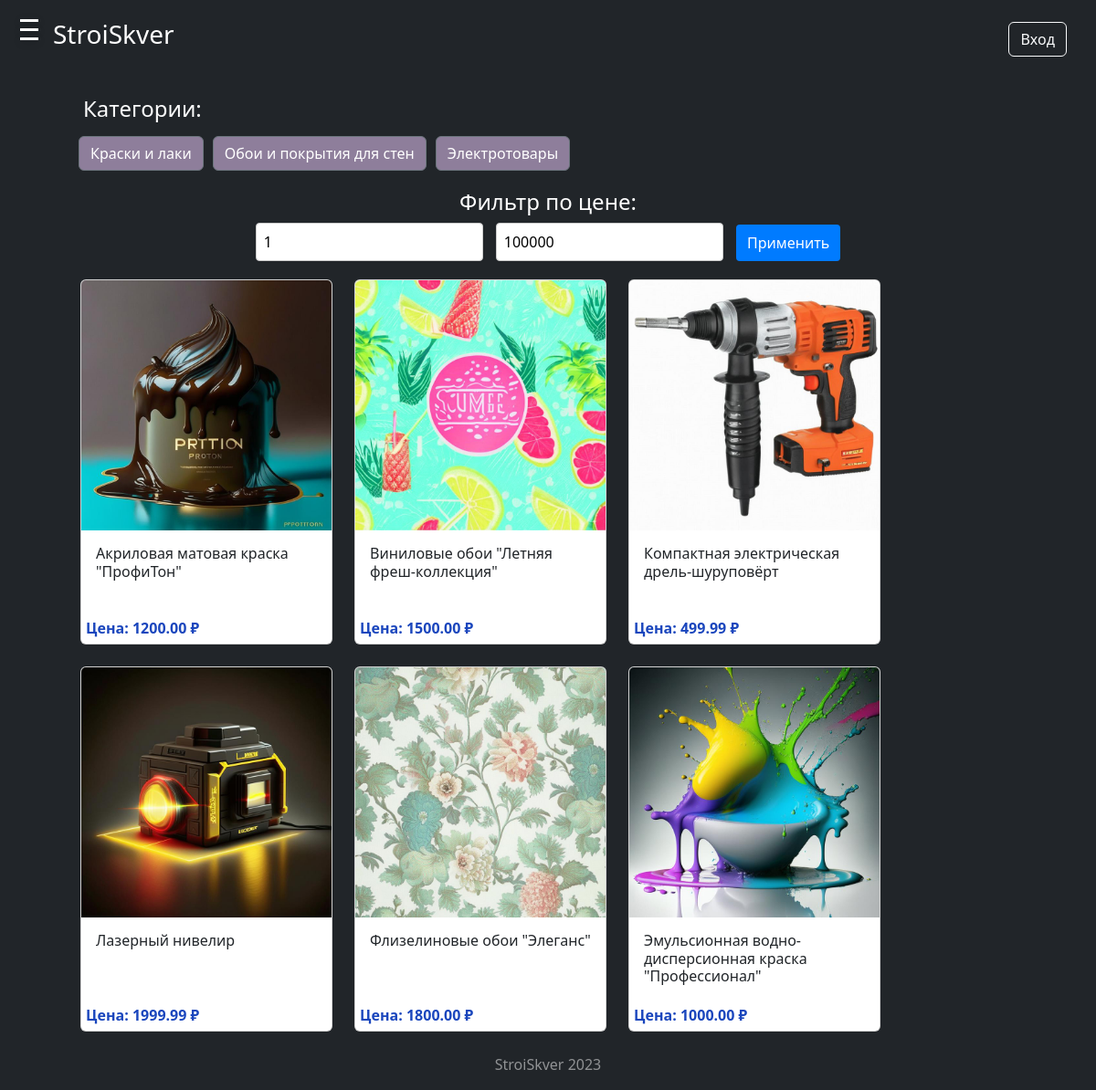
Screenshot of /buildingmaterials/pagematerials/all/filter/ with the database file from the repository.
### Buildingmaterials/models.py (models this page shows, shortened)
class Category(models.Model):
    name = models.CharField(max_length=200, db_index=True, primary_key=True)
    slug = models.SlugField(max_length=200, db_index=True, unique=True)
    class Meta:
        ordering = ('name',)
        verbose_name = 'Категория'
        verbose_name_plural = 'Категории'

class Product(models.Model):
    id = models.AutoField(primary_key=True)
    category = models.ForeignKey(Category, related_name='products', on_delete=models.CASCADE)
    name = models.CharField(max_length=200, db_index=True)
    slug = models.SlugField(max_length=200, db_index=True)
    image = models.ImageField(upload_to='images/', blank=True)
    description = models.TextField(blank=True)
    price = models.DecimalField(max_digits=10, decimal_places=2)
    class Meta:
        ordering = ('name',)
        index_together = (('id', 'slug'),)
    def get_absolute_url (self):
        return reverse ('product_detail',
                        args=[self.id, self.slug])

### Buildingmaterials/views.py (the view)
# urls.py: path('pagematerials/all/filter/', views.all_products_filter, name='all_products_filter'),
def all_products_filter(request):
    min_price = request.GET.get('min_price')
    max_price = request.GET.get('max_price')
    products = Product.objects.all()
    if min_price and max_price:
        products = products.filter(price__gte=min_price, price__lte=max_price)
    categories = Category.objects.all()  # Получаем все категории товаров
    return render(request, 'all_products_filter.html', {'products': products, 'categories': categories})

### Buildingmaterials/templates/Buildingmaterials/all_products_filter.html (shortened to what this page needs)
{% extends 'Core/base.html' %}
{% load static %}
{%block content%}
<div class="category-container">
  <h4 class="category-title">Категории:</h4>
  <div class="category-buttons">
    {% for category in categories %}
      <a href="{% url 'category_product_list' category.slug %}" class="btn btn-secondary">{{ category.name }}</a>
    {% endfor %}
  </div>
</div>
<div class="filter-container">
  <h4 class="filter-title">Фильтр по цене:</h4>
  <form action="{% url 'all_products_filter' %}" method="get" class="filter-form">
  <input type="number" name="min_price" placeholder="Мин. цена" value="1" class="filter-input">
  <input type="number" name="max_price" placeholder="Макс. цена" value="100000" class="filter-input">
  <button type="submit" class="btn btn-primary filter-button">Применить</button>
  </form>
</div>
<div class="row custom-row" style="margin-top: 20px; margin-left: 60px;">
  {% if products %}
  {% for product in products %}
  <div style="width: 300px;" class="col-md-4 mb-4">
    <a class="none-decoration" href="{{ product.get_absolute_url }}">
      <div style="height: 400px;" class="card">
        {% if product.image %}
        <div class="card-img-container">
          <img style="width: 100%;" src="{{ product.image.url }}" class="card-img-top imageproduct"
               alt="{{ product.name }}">
        </div>
        {% endif %}
        <div class="card-body">
          <h6 class="card-title">{{ product.name }}</h6>
          <p class="card-text">Цена: {{ product.price }} ₽</p>
        </div>
      </div>
    </a>
  </div>
  {% endfor %}
  {% else %}
    <h1>Ничего не найдено</h1>
    {% endif %}
</div>
{%endblock%}

### Buildingmaterials/templates/Buildingmaterials/all_products_filter.html (style rules this page uses)
.card-body { position: relative; }
.card-body p.card-text { color:#1a46bd; font-weight: bold; position: absolute; bottom: 0; left: 0; margin: 0; margin-left: 5px; margin-bottom: 5px; }
.card-body h6.card-title { margin: 0; margin: 0; text-align: left; text-decoration: none; }
.none-decoration { text-decoration: none; }
.card-img-container { width: 100%; max-width: 100%; }
.custom-row { display: flex; flex-wrap: wrap; align-items: flex-start; }
.category-container { width: calc(100% - 60px); margin-top: 20px; margin-left: 60px; display: flex; flex-direction: column; align-items: flex-start; padding: 10px; }
.category-title { margin: 5; }
.category-buttons { display: flex; margin-top: 10px; flex-wrap: wrap; align-items: flex-start; }
.category-buttons a { margin-right: 10px; background-color: #8e7e9b; margin-bottom: 10px; }
.filter-form { margin-bottom: 20px; }
.filter-input { padding: 8px; border: 1px solid #ccc; border-radius: 4px; margin-right: 10px; }
.filter-button { padding: 8px 12px; background-color: #007bff; color: #fff; border: none; border-radius: 4px; cursor: pointer; }

### rows the page displays
Category: name "Краски и лаки"
Category: name "Обои и покрытия для стен"
Category: name "Электротовары"
Product: image (picture), name "Акриловая матовая краска \"ПрофиТон\"", price "1200.00"
Product: image (picture), name "Виниловые обои \"Летняя фреш-коллекция\"", price "1500.00"
Product: image (picture), name "Компактная электрическая дрель-шуруповёрт", price "499.99"
Product: image (picture), name "Лазерный нивелир", price "1999.99"
Product: image (picture), name "Флизелиновые обои \"Элеганс\"", price "1800.00"
Product: image (picture), name "Эмульсионная водно-дисперсионная краска \"Профессионал\"", price "1000.00"
